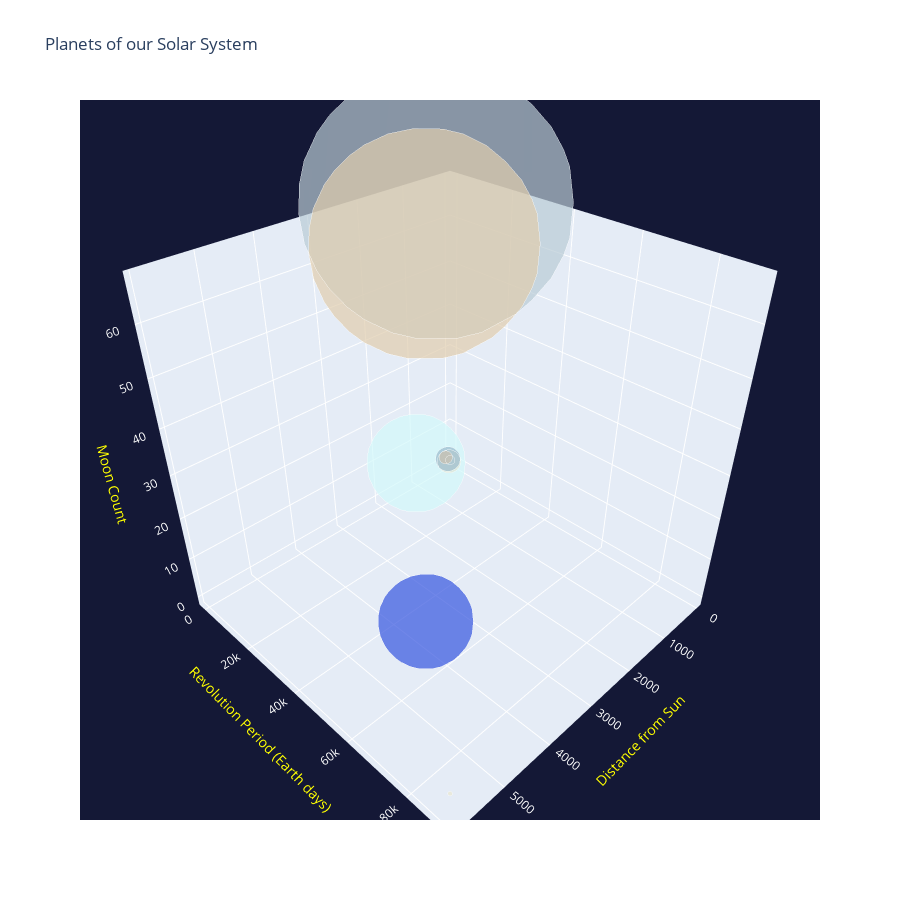

The notebook cell saved with this chart:
### Code cell
colors = [
    '#D5D2D1',
    '#F8B581',
    '#182A61',
    '#B53B03',
    '#B9CBD5',
    '#E0CDAD',
    '#D3F9FA',
    '#3454DF',
    '#E9E8D2',
]
trace = go.Scatter3d(
    x=planets['distance_from_sun'],
    y=planets['period_of_revolution_around_sun'],
    z=planets['no_of_moons'],

    text=planets['planet'],
    mode='markers',
    marker=go.scatter3d.Marker(
        sizemode='diameter',
        sizeref=750,
        size=planets['planet_diameter'],
        color=colors
    )
)
data = [trace]
layout = go.Layout(
    width=900,
    height=900,
    title='Planets of our Solar System',
    scene=go.layout.Scene(
        xaxis=go.layout.scene.XAxis(
            title='Distance from Sun',
            color='white',
            titlefont=dict(color='yellow')
        ),
        yaxis=go.layout.scene.YAxis(
            title='Revolution Period (Earth days)',
            color='white',
            titlefont=dict(color='yellow')
        ),
        zaxis=go.layout.scene.ZAxis(
            title='Moon Count',
            color='white',
            titlefont=dict(color='yellow'),
        ),
        bgcolor='#141836',
    )
)
figure = go.Figure(
    data=data, layout=layout
)
offline.iplot(figure)

### Figure 1 — Plotly figure (JSON) as saved in the notebook; plotly's stock layout.template omitted (floating-point values rounded to 4 significant figures)
{"data": [{"marker": {"color": ["#D5D2D1", "#F8B581", "#182A61", "#B53B03", "#B9CBD5", "#E0CDAD", "#D3F9FA", "#3454DF", "#E9E8D2"], "size": [4879, 12104, 12756, 6792, 142984, 120536, 51118, 49528, 2370], "sizemode": "diameter", "sizeref": 750}, "mode": "markers", "text": ["Mercury", "Venus", "Earth", "Mars", "Jupiter", "Saturn", "Uranus", "Neptune", "Pluto"], "x": [57.9, 108.2, 149.6, 227.9, 778.6, 1434.0, 2872.0, 4495.0, 5906.0], "y": [87.96, 224.7, 365.3, 687.0, 4333.0, 10760.0, 30710.0, 60200.0, 90470.0], "z": [0, 0, 1, 2, 67, 62, 27, 14, 5], "type": "scatter3d"}], "layout": {"height": 900, "scene": {"bgcolor": "#141836", "xaxis": {"color": "white", "title": {"font": {"color": "yellow"}, "text": "Distance from Sun"}}, "yaxis": {"color": "white", "title": {"font": {"color": "yellow"}, "text": "Revolution Period (Earth days)"}}, "zaxis": {"color": "white", "title": {"font": {"color": "yellow"}, "text": "Moon Count"}}}, "title": {"text": "Planets of our Solar System"}, "width": 900}}
